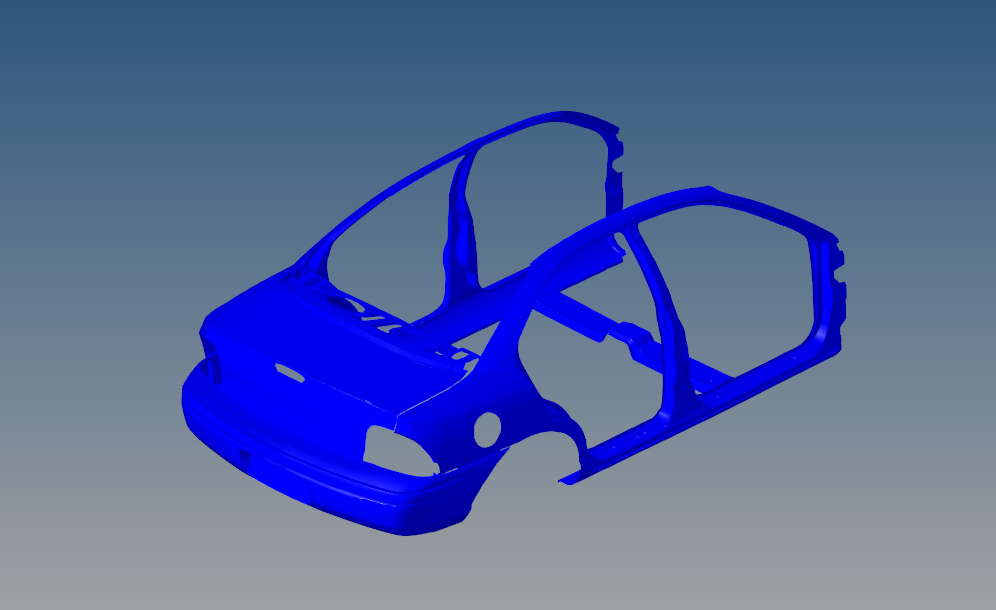
#> input picture assignment_2/Challenge_2.PNG, 996 x 610 px
$ jupyter execute assignment_2.ipynb
#> lines starting #> are read from the running program, lines starting #| are printed output that depends on the picture
[cell 1]
import numpy as np
import cv2

[cell 2]
def display_img(disp_img, title ='img_display'):
    cv2.imshow(title,disp_img)
    cv2.waitKey(0)

[cell 3]
def read_img(path,chn=3):
#> called with path = 'assignment_2/Challenge_2.PNG', chn = 0
    img_matrix = cv2.imread(path,chn)
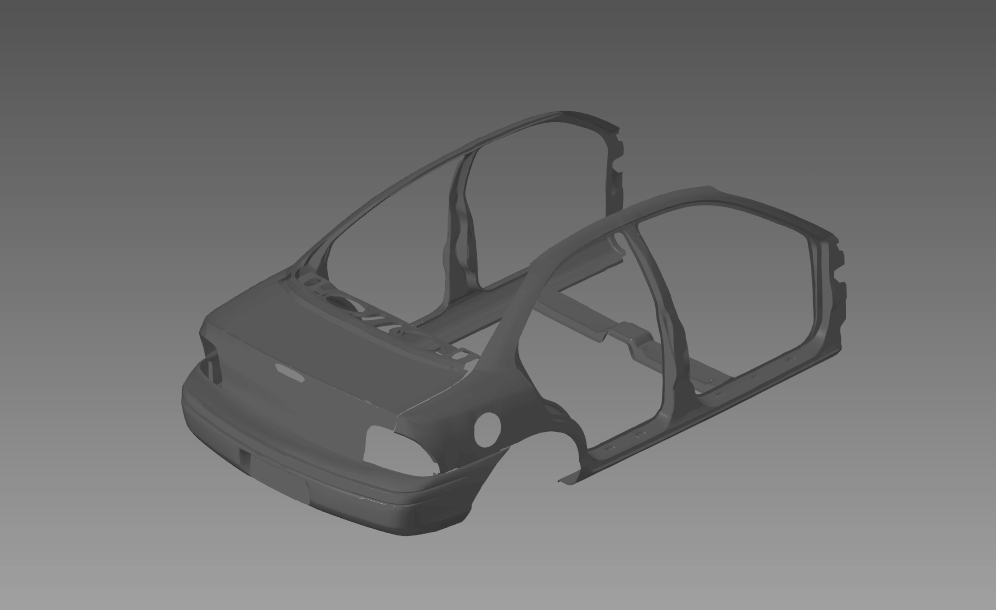
#> img_matrix: shape (610, 996); min 46, max 164, mean 113.3
    display_img(img_matrix)
    return img_matrix

[cell 4]
def gaussian_smooth(grey_img):
    # Img Gaussian blur/smooth (Low Pass Filter)
    G_Blur_img = cv2.GaussianBlur(grey_img,(5,5), 5)
    return G_Blur_img

[cell 5]
## perwitt Filter
def perwittFilter(grey_img,gaussian_img):
    # Finding Img gradient x and y
    vert_filter = np.array([[-1,0,1], [-1,0,1], [-1,0,1]]) # perWitt vertical filter
    horz_filter = np.array([[-1,-1,-1], [0,0,0], [1,1,1]]) # perWitt Horizontal filter, transpose of vertical filter
    perWitt_grad_x = cv2.filter2D(gaussian_img, -1, horz_filter)
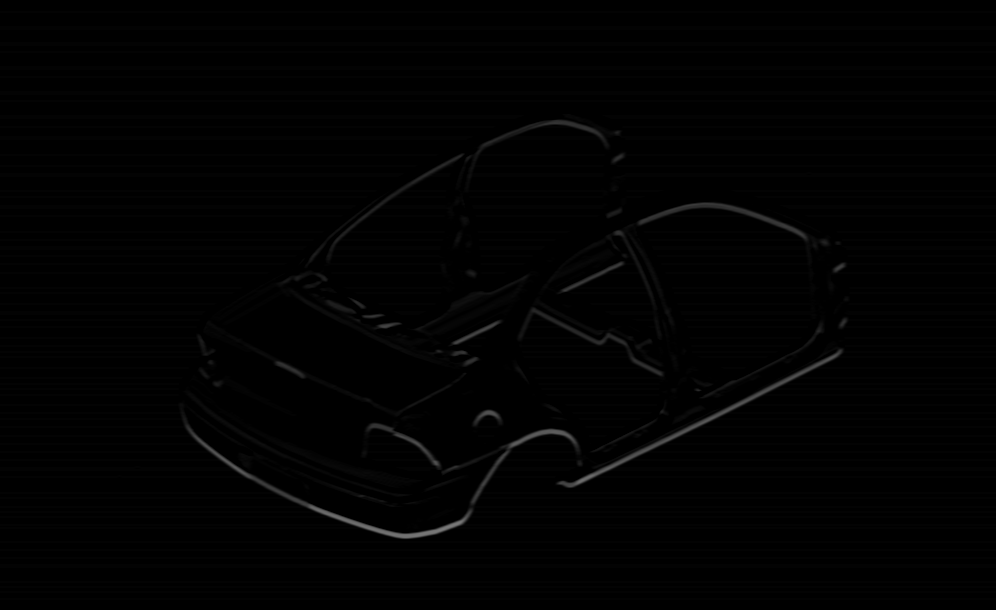
#> perWitt_grad_x: shape (610, 996); min 0, max 122, mean 1.7
    perWitt_grad_y = cv2.filter2D(gaussian_img, -1, vert_filter)
    # Magnitude of gradient
    abs_grad_x = cv2.convertScaleAbs(perWitt_grad_x) # gradient of img in x direction
    abs_grad_y = cv2.convertScaleAbs(perWitt_grad_y) # gradient of img in y direction
    grad = cv2.addWeighted(abs_grad_x, 0.5, abs_grad_y, 0.5, 0) # Blends images, magnitude - sobel gradient magnitude
    #deg = np.rad2deg(np.arctan2(abs_grad_y,abs_grad_x))
    return grad

[cell 6]
input_img = read_img('assignment_2/Challenge_2.PNG',0) #convert to greyscale image
G_smooth_img = gaussian_smooth (input_img)

[cell 7]
perwitt_img = perwittFilter(input_img,G_smooth_img)
display_img(perwitt_img,'perwitt_edge_img')

[cell 8]
laplace_img = cv2.Laplacian(input_img, -1,ksize=3)
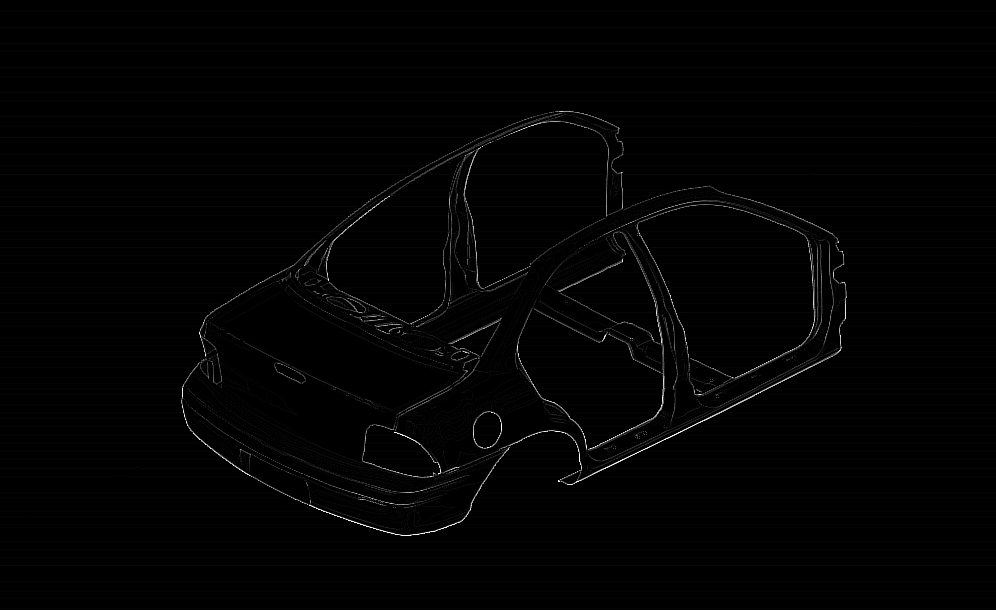
#> laplace_img: shape (610, 996); min 0, max 255, mean 2.3
display_img(laplace_img,'laplace_edge_img')
